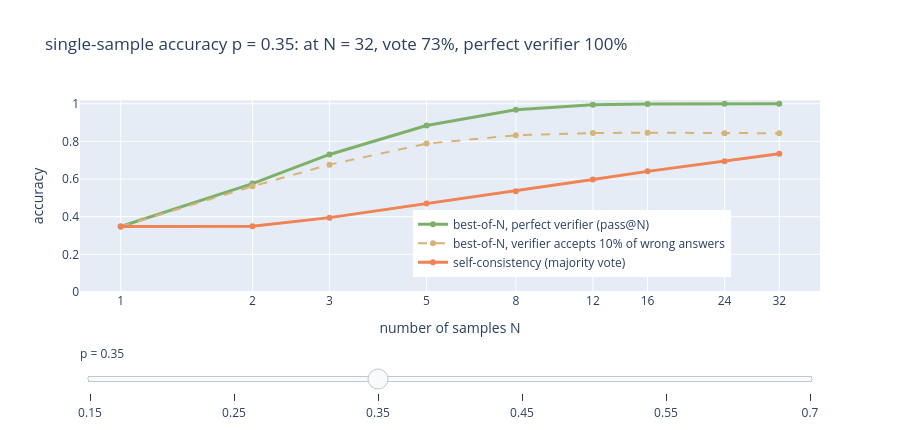

The code cell stored with this chart in its notebook:
### Markdown cell above
In the saved run, the plain-prompt answers scatter (2 of 5 right) and the vote still lands on 83 because the wrong answers all differ. The token counts tell why: the two right answers are the long ones (the model started reasoning on its own), the three wrong ones answered in 6 tokens. With chain-of-thought, 3 of 5 are right. Look at the token counts: one chain of thought ran out of its budget, and the verifier's fallback picked a stray number from the unfinished text. A first version of this notebook used a 400-token budget and four of five answers were cut off, which turned a mostly right model into a tie. **The token budget is part of the method**; Raschka evaluates with 2,048 tokens, and his GRPO training in [RLVR and GRPO](./10_rlvr_grpo.ipynb) caps answers at 512.

> [!IMPORTANT]
> **Key fact: best-of-N needs one right sample; voting needs the right answer to be the most common one.** With a perfect verifier, accuracy is pass@N $=1-(1-p)^N$; voting turns "sometimes right" into "usually right" only when the right answer beats every popular wrong one.

To see *when* each method helps we need thousands of problems, so we simulate a solver: on every problem, each sample is right with probability $p$; a wrong sample lands on one of 5 wrong answers, with one "popular" wrong answer (a common mistake) chosen more often. Drag $p$:

### Code cell
# Interactive: drag the single-sample accuracy p. Simulated, 20,000 problems per setting.
rng = np.random.default_rng(0)
Ns = [1, 2, 3, 5, 8, 12, 16, 24, 32]
WRONG = np.array([0.4, 0.15, 0.15, 0.15, 0.15])          # answer 1 is the "popular" mistake

def simulate(p, N, n_problems=20_000, verifier_fpr=0.0):
    right = rng.random((n_problems, N)) < p
    wrong = 1 + rng.choice(len(WRONG), size=(n_problems, N), p=WRONG)
    answers = np.where(right, 0, wrong)                    # 0 = the correct answer
    counts = np.stack([(answers == a).sum(1) for a in range(len(WRONG) + 1)], 1)
    top = counts.max(1, keepdims=True)
    tied = counts == top
    vote_right = tied[:, 0] / tied.sum(1)                  # random tie-break
    accepted = right | (rng.random((n_problems, N)) < verifier_fpr)
    first = np.argmax(accepted, 1)                         # first sample the verifier accepts (if any)
    bon = np.where(accepted.any(1), right[np.arange(n_problems), first], right[:, 0])
    return right.any(1).mean(), vote_right.mean(), bon.mean()

ps = [0.15, 0.25, 0.35, 0.45, 0.55, 0.7]
default = ps.index(0.35)
fig = go.Figure(); titles = []
for p in ps:
    res = np.array([simulate(p, N) for N in Ns])
    noisy = np.array([simulate(p, N, verifier_fpr=0.1)[2] for N in Ns])
    vis = p == ps[default]
    fig.add_scatter(x=Ns, y=res[:, 0], name="best-of-N, perfect verifier (pass@N)", line=dict(color=GREEN, width=3), visible=vis)
    fig.add_scatter(x=Ns, y=noisy, name="best-of-N, verifier accepts 10% of wrong answers", line=dict(color=GOLD, dash="dash"), visible=vis)
    fig.add_scatter(x=Ns, y=res[:, 1], name="self-consistency (majority vote)", line=dict(color=ACCENT, width=3), visible=vis)
    titles.append(f"single-sample accuracy p = {p}: at N = 32, vote {res[-1, 1]:.0%}, perfect verifier {res[-1, 0]:.0%}")
k = 3
steps = [dict(method="update", label=str(p), args=[{"visible": [j // k == i for j in range(k * len(ps))]}, {"title.text": titles[i]}])
         for i, p in enumerate(ps)]
fig.update_layout(height=430, title=titles[default], xaxis=dict(title="number of samples N", type="log", tickvals=Ns),
                  yaxis=dict(range=[0, 1.02], title="accuracy"), legend=dict(x=0.45, y=0.08),
                  sliders=[dict(active=default, steps=steps, pad={"t": 50}, currentvalue={"prefix": "p = "})])
fig.show()

### Figure 1 — Plotly figure (JSON) as saved in the notebook; plotly's stock layout.template omitted (floating-point values rounded to 4 significant figures)
{"data": [{"line": {"color": "#7fb069", "width": 3}, "name": "best-of-N, perfect verifier (pass@N)", "type": "scatter", "visible": false, "x": [1, 2, 3, 5, 8, 12, 16, 24, 32], "y": [0.1489, 0.2856, 0.387, 0.5606, 0.7248, 0.8534, 0.9235, 0.978, 0.9948]}, {"line": {"color": "#d7b377", "dash": "dash"}, "name": "best-of-N, verifier accepts 10% of wrong answers", "type": "scatter", "visible": false, "x": [1, 2, 3, 5, 8, 12, 16, 24, 32], "y": [0.1484, 0.2646, 0.3524, 0.4738, 0.5657, 0.6092, 0.6304, 0.6354, 0.6383]}, {"line": {"color": "#ef8354", "width": 3}, "name": "self-consistency (majority vote)", "type": "scatter", "visible": false, "x": [1, 2, 3, 5, 8, 12, 16, 24, 32], "y": [0.1489, 0.1542, 0.1422, 0.1275, 0.1145, 0.1003, 0.07881, 0.0588, 0.04572]}, {"line": {"color": "#7fb069", "width": 3}, "name": "best-of-N, perfect verifier (pass@N)", "type": "scatter", "visible": false, "x": [1, 2, 3, 5, 8, 12, 16, 24, 32], "y": [0.2504, 0.4416, 0.5815, 0.7617, 0.9027, 0.9684, 0.9914, 0.9993, 1.0]}, {"line": {"color": "#d7b377", "dash": "dash"}, "name": "best-of-N, verifier accepts 10% of wrong answers", "type": "scatter", "visible": false, "x": [1, 2, 3, 5, 8, 12, 16, 24, 32], "y": [0.2498, 0.4195, 0.5323, 0.6625, 0.7332, 0.7608, 0.7629, 0.7712, 0.7714]}, {"line": {"color": "#ef8354", "width": 3}, "name": "self-consistency (majority vote)", "type": "scatter", "visible": false, "x": [1, 2, 3, 5, 8, 12, 16, 24, 32], "y": [0.2504, 0.2526, 0.2631, 0.2912, 0.3091, 0.3246, 0.3349, 0.3274, 0.3323]}, {"line": {"color": "#7fb069", "width": 3}, "name": "best-of-N, perfect verifier (pass@N)", "type": "scatter", "visible": true, "x": [1, 2, 3, 5, 8, 12, 16, 24, 32], "y": [0.3478, 0.5759, 0.7308, 0.8842, 0.9686, 0.9942, 0.9989, 1.0, 1.0]}, {"line": {"color": "#d7b377", "dash": "dash"}, "name": "best-of-N, verifier accepts 10% of wrong answers", "type": "scatter", "visible": true, "x": [1, 2, 3, 5, 8, 12, 16, 24, 32], "y": [0.3476, 0.5613, 0.6766, 0.7883, 0.8328, 0.8444, 0.8464, 0.8434, 0.8434]}, {"line": {"color": "#ef8354", "width": 3}, "name": "self-consistency (majority vote)", "type": "scatter", "visible": true, "x": [1, 2, 3, 5, 8, 12, 16, 24, 32], "y": [0.3478, 0.3491, 0.3951, 0.4696, 0.5354, 0.598, 0.6409, 0.6946, 0.7346]}, {"line": {"color": "#7fb069", "width": 3}, "name": "best-of-N, perfect verifier (pass@N)", "type": "scatter", "visible": false, "x": [1, 2, 3, 5, 8, 12, 16, 24, 32], "y": [0.4522, 0.6969, 0.8327, 0.95, 0.9918, 0.9992, 1.0, 1.0, 1.0]}, {"line": {"color": "#d7b377", "dash": "dash"}, "name": "best-of-N, verifier accepts 10% of wrong answers", "type": "scatter", "visible": false, "x": [1, 2, 3, 5, 8, 12, 16, 24, 32], "y": [0.45, 0.6701, 0.7826, 0.865, 0.8877, 0.8917, 0.8919, 0.8929, 0.8923]}, {"line": {"color": "#ef8354", "width": 3}, "name": "self-consistency (majority vote)", "type": "scatter", "visible": false, "x": [1, 2, 3, 5, 8, 12, 16, 24, 32], "y": [0.4522, 0.4484, 0.5273, 0.6392, 0.7262, 0.81, 0.8633, 0.9193, 0.9488]}, {"line": {"color": "#7fb069", "width": 3}, "name": "best-of-N, perfect verifier (pass@N)", "type": "scatter", "visible": false, "x": [1, 2, 3, 5, 8, 12, 16, 24, 32], "y": [0.5506, 0.7982, 0.9125, 0.9823, 0.9982, 1.0, 1.0, 1.0, 1.0]}, {"line": {"color": "#d7b377", "dash": "dash"}, "name": "best-of-N, verifier accepts 10% of wrong answers", "type": "scatter", "visible": false, "x": [1, 2, 3, 5, 8, 12, 16, 24, 32], "y": [0.5504, 0.7623, 0.8592, 0.9143, 0.9204, 0.9255, 0.9205, 0.9239, 0.9257]}, {"line": {"color": "#ef8354", "width": 3}, "name": "self-consistency (majority vote)", "type": "scatter", "visible": false, "x": [1, 2, 3, 5, 8, 12, 16, 24, 32], "y": [0.5506, 0.5516, 0.6619, 0.7748, 0.8753, 0.9358, 0.963, 0.9885, 0.9942]}, {"line": {"color": "#7fb069", "width": 3}, "name": "best-of-N, perfect verifier (pass@N)", "type": "scatter", "visible": false, "x": [1, 2, 3, 5, 8, 12, 16, 24, 32], "y": [0.7008, 0.907, 0.9751, 0.9972, 1.0, 1.0, 1.0, 1.0, 1.0]}, {"line": {"color": "#d7b377", "dash": "dash"}, "name": "best-of-N, verifier accepts 10% of wrong answers", "type": "scatter", "visible": false, "x": [1, 2, 3, 5, 8, 12, 16, 24, 32], "y": [0.7009, 0.8892, 0.9397, 0.9562, 0.9584, 0.9564, 0.958, 0.9572, 0.9611]}, {"line": {"color": "#ef8354", "width": 3}, "name": "self-consistency (majority vote)", "type": "scatter", "visible": false, "x": [1, 2, 3, 5, 8, 12, 16, 24, 32], "y": [0.7008, 0.6966, 0.8339, 0.9246, 0.9752, 0.9936, 0.9982, 0.9999, 1.0]}], "layout": {"height": 430, "legend": {"x": 0.45, "y": 0.08}, "sliders": [{"active": 2, "currentvalue": {"prefix": "p = "}, "pad": {"t": 50}, "steps": [{"args": [{"visible": [true, true, true, false, false, false, false, false, false, false, false, false, false, false, false, false, false, false]}, {"title.text": "single-sample accuracy p = 0.15: at N = 32, vote 5%, perfect verifier 99%"}], "label": "0.15", "method": "update"}, {"args": [{"visible": [false, false, false, true, true, true, false, false, false, false, false, false, false, false, false, false, false, false]}, {"title.text": "single-sample accuracy p = 0.25: at N = 32, vote 33%, perfect verifier 100%"}], "label": "0.25", "method": "update"}, {"args": [{"visible": [false, false, false, false, false, false, true, true, true, false, false, false, false, false, false, false, false, false]}, {"title.text": "single-sample accuracy p = 0.35: at N = 32, vote 73%, perfect verifier 100%"}], "label": "0.35", "method": "update"}, {"args": [{"visible": [false, false, false, false, false, false, false, false, false, true, true, true, false, false, false, false, false, false]}, {"title.text": "single-sample accuracy p = 0.45: at N = 32, vote 95%, perfect verifier 100%"}], "label": "0.45", "method": "update"}, {"args": [{"visible": [false, false, false, false, false, false, false, false, false, false, false, false, true, true, true, false, false, false]}, {"title.text": "single-sample accuracy p = 0.55: at N = 32, vote 99%, perfect verifier 100%"}], "label": "0.55", "method": "update"}, {"args": [{"visible": [false, false, false, false, false, false, false, false, false, false, false, false, false, false, false, true, true, true]}, {"title.text": "single-sample accuracy p = 0.7: at N = 32, vote 100%, perfect verifier 100%"}], "label": "0.7", "method": "update"}]}], "title": {"text": "single-sample accuracy p = 0.35: at N = 32, vote 73%, perfect verifier 100%"}, "xaxis": {"tickvals": [1, 2, 3, 5, 8, 12, 16, 24, 32], "title": {"text": "number of samples N"}, "type": "log"}, "yaxis": {"range": [0, 1.02], "title": {"text": "accuracy"}}}}
